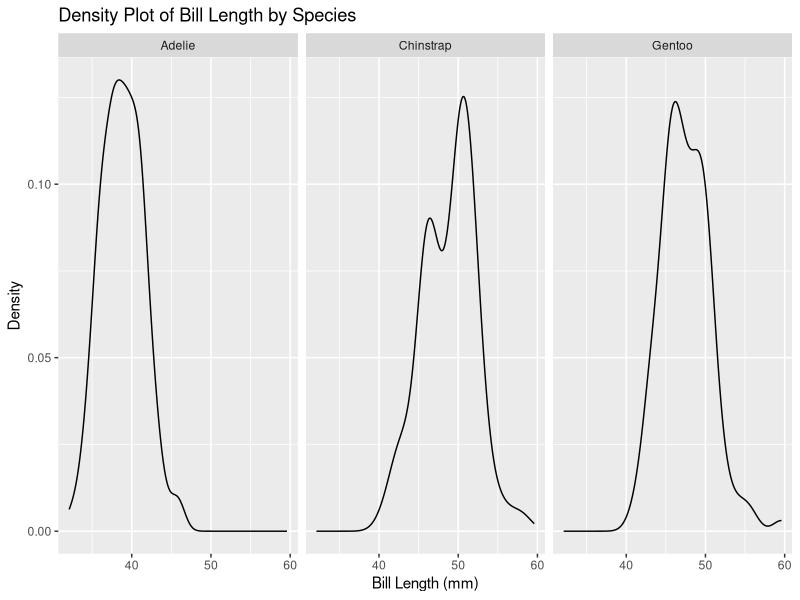
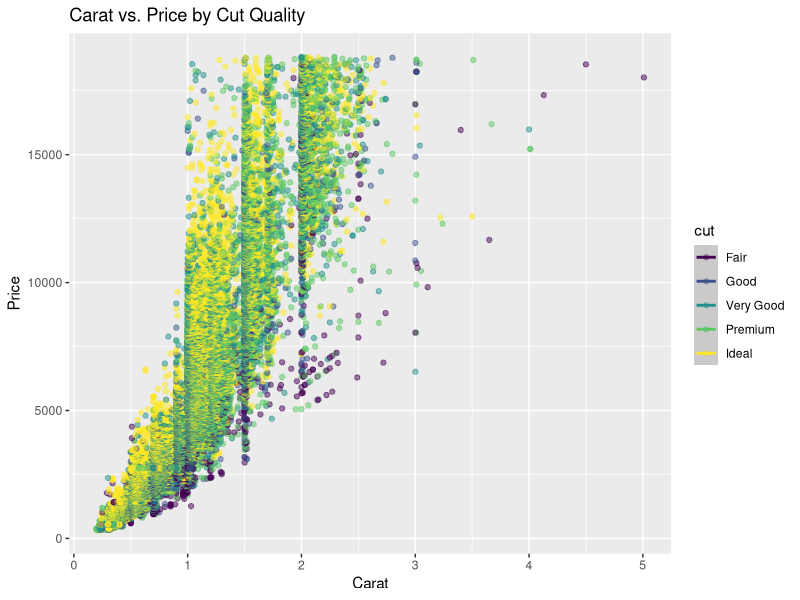
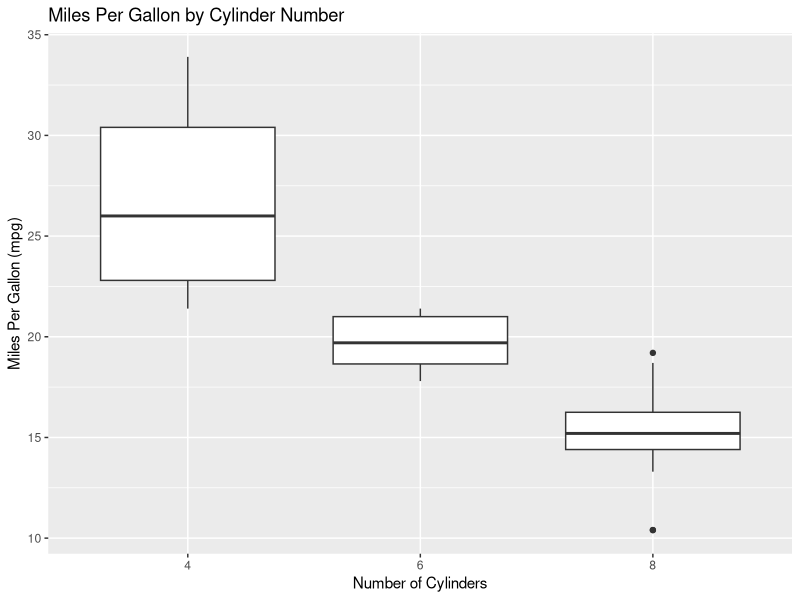
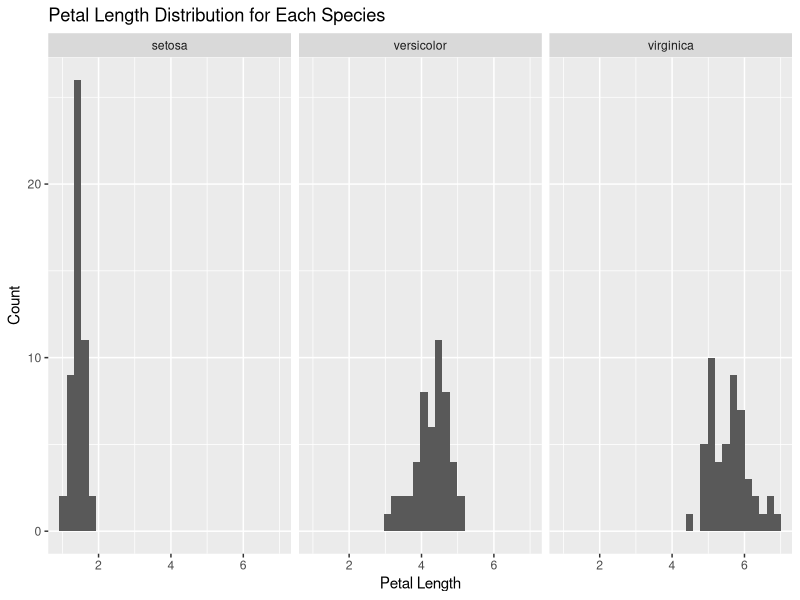

Write the R code that produced these figures, in order.
# Please create the following plots:

# Q1 ----

# Load the tidyverse library
library(tidyverse)

# Load the palmerpenguins library
library(palmerpenguins)

# Load the penguins dataset
data(penguins)

# Plot 1
# Create a density plot of the 'bill_length_mm' column of the penguins
# dataset.
# Use the ggplot() function to create the plot.
# Use the aes() function to specify the x-axis variable.
# Inside the aes() function, set the x parameter to the 'bill_length_mm'
# column of the penguins dataset.
# Add a + sign after the ggplot() function.
# Use the geom_density() function to add a density plot to the ggplot()
# function.
# Add a + sign after the geom_density() function.
# Use the facet_grid() function to add a facet to the ggplot() function.
# Inside the facet_grid() function, set the formula to
# "~ species".
# Add a + sign after the facet_grid() function.
# Use the labs() function to add a title to the ggplot() function.
# Inside the labs() function, set the title parameter to
# "Density Plot of Bill Length by Species".
# Set the x parameter to "Bill Length (mm)".
# Set the y parameter to "Density".

plot1 <- ggplot(penguins, aes(x = bill_length_mm)) + 
  geom_density() +
  facet_grid(~ species) +
  labs(title = "Density Plot of Bill Length by Species",
    x = "Bill Length (mm)",
    y = "Density")


# To verify your answer, run the following code
plot1

# Q2 ----

# Use the diamonds dataset from ggplot2
data(diamonds)

# Plot 2
# Create a scatter plot of 'carat' vs. 'price', colored by 'cut' quality.
# Use the ggplot() function to create the plot.
# Use the aes() function to specify the x-axis and y-axis variables.
# Inside the aes() function, set the x parameter to 'carat', the y parameter to 'price'.
# Add a + sign after the ggplot() function.
# Use the geom_point() function to add a scatter plot to the ggplot() function. 
# Inside the geom_point() function, use the aes() function to set the color parameter to 'cut'.
# Set the alpha parameter inside geom_point() to 0.5 to make the points semi-transparent if there is overplotting.
# Use the geom_smooth() function to add a smooth line through the points for each 'cut' category, setting the method argument to "lm" for linear models.
# Add a + sign after the geom_point() (and geom_smooth(), if used) function.
# Use the labs() function to add a title to the ggplot() function.
# Inside the labs() function, set the title parameter to "Carat vs. Price by Cut Quality",
# Set the x parameter to "Carat",
# Set the y parameter to "Price".

plot2 <- ggplot(diamonds, aes(x = carat, y = price, color = cut)) +
  geom_point(alpha = 0.5) +
  geom_smooth(method = "1m") +
  labs(title = "Carat vs. Price by Cut Quality",
    x = "Carat",
    y = "Price")


# To verify your answer, run the following code
plot2

# Q3 ----


# Use the mtcars dataset
data(mtcars)

# Plot 3
# Create a boxplot of 'mpg' by 'cyl' (number of cylinders).
# Use the ggplot() function to create the plot.
# Use the aes() function to specify the x-axis and y-axis variables.
# Inside the aes() function, set the x parameter to 'cyl' and the y parameter to 'mpg'.
# NOTICE that you will need to convert the 'cyl' column to a factor using the factor() function. factor(cyl)
# Add a + sign after the ggplot() function.
# Use the geom_boxplot() function to add a boxplot to the ggplot() function.
# Add a + sign after the geom_boxplot() function.
# Use the labs() function to add a title to the ggplot() function.
# Inside the labs() function, set the title parameter to "Miles Per Gallon by Cylinder Number",
# Set the x parameter to "Number of Cylinders",
# Set the y parameter to "Miles Per Gallon (mpg)".

plot3 <- ggplot(mtcars, aes(x = factor(cyl), y = mpg)) + 
  geom_boxplot() +
  labs(title = "Miles Per Gallon by Cylinder Number",
       x = "Number of Cylinders",
       y = "Miles Per Gallon (mpg)")


# To verify your answer, run the following code
plot3

# Q4 ----

# Use the iris dataset
data(iris)

# Plot 4
# Create a histogram of 'Petal.Length' for each species.
# Use the ggplot() function to create the plot.
# Use the aes() function to specify the x-axis variable.
# Inside the aes() function, set the x parameter to 'Petal.Length'.
# Add a + sign after the ggplot() function.
# Use the geom_histogram() function to add a histogram to the ggplot() function, and set bins to 30.
# Add a + sign after the geom_histogram() function.
# Use the facet_wrap() function to add a facet for 'Species'.
# Inside the facet_wrap() function, set the facets parameter to '~ Species'.
# Add a + sign after the facet_wrap() function.
# Use the labs() function to add a title to the ggplot() function.
# Inside the labs() function, set the title parameter to "Petal Length Distribution for Each Species",
# Set the x parameter to "Petal Length",
# Set the y parameter to "Count".

plot4 <- ggplot(iris, aes(x = Petal.Length)) + 
  geom_histogram(bins = 30) +
  facet_wrap(~ Species) +
  labs(title = "Petal Length Distribution for Each Species",
       x = "Petal Length",
       y = "Count")


# To verify your answer, run the following code
plot4
